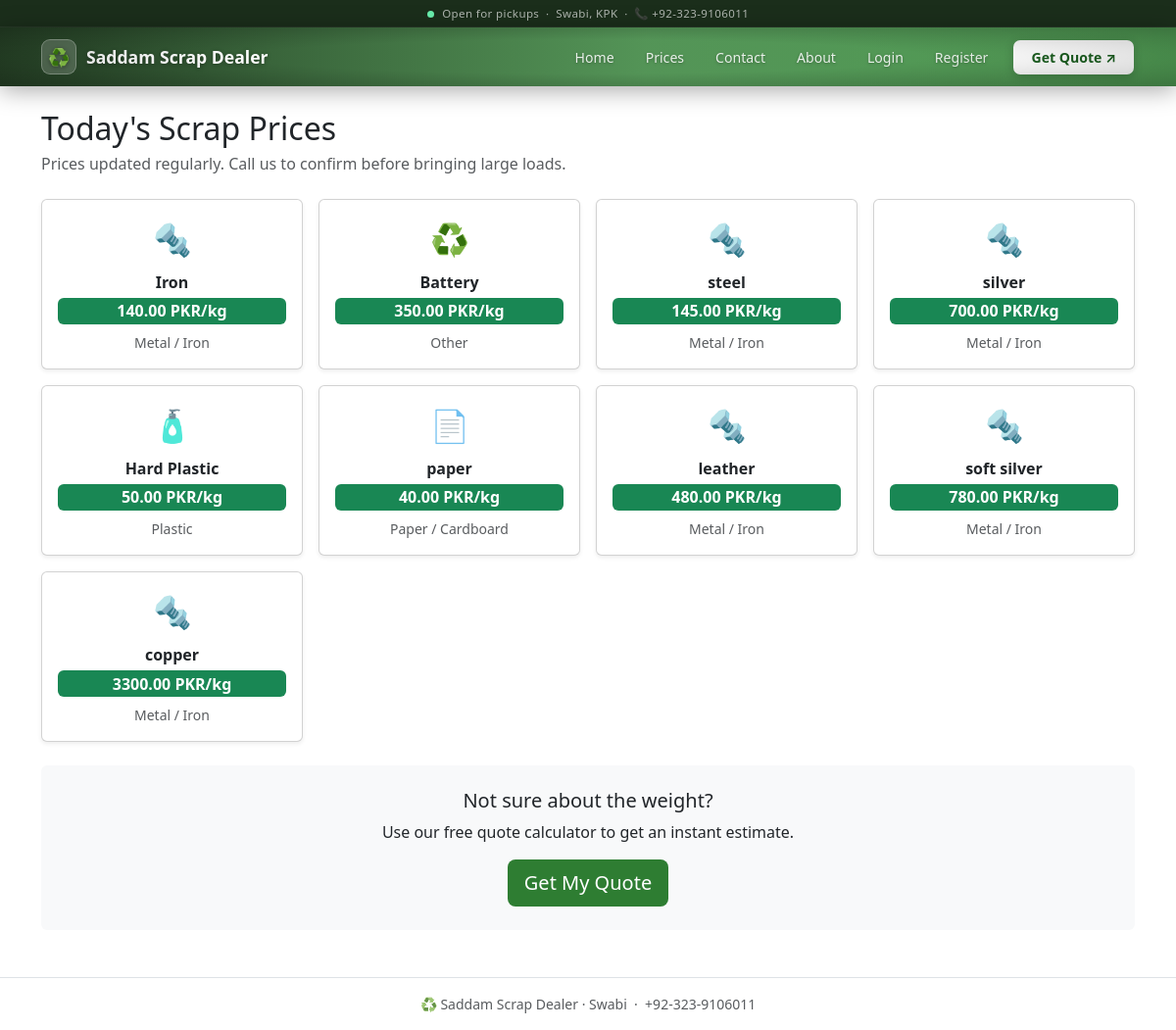
The app's page /prices/ with its own data.
### myapp/models.py (models this page shows, shortened)
class ScrapPrice(models.Model):
    material = models.CharField(max_length=100)
    scrap_type = models.CharField(max_length=20, choices=SCRAP_TYPES)
    price_per_kg = models.DecimalField(max_digits=8, decimal_places=2)
    unit = models.CharField(max_length=20, default='PKR/kg')
    updated_at = models.DateTimeField(auto_now=True)

### myapp/views.py (the view)
# urls.py: path('prices/', views.prices, name='prices'),
def prices(request):
    prices = ScrapPrice.objects.all()
    return render(request, 'myapp/prices.html', {'prices': prices})

### templates/myapp/prices.html (shortened to what this page needs)
{% extends 'base.html' %}
{% block content %}
<h2 class="mb-1">Today's Scrap Prices</h2>
<p class="text-muted mb-4">Prices updated regularly. Call us to confirm before bringing large loads.</p>
<div class="row g-3">
  {% for p in prices %}
  <div class="col-6 col-md-4 col-lg-3">
    <div class="card h-100 text-center p-3 shadow-sm">
      <div style="font-size:2rem; margin-bottom:8px">
        {% if p.scrap_type == 'metal' %}🔩
        {% elif p.scrap_type == 'paper' %}📄
        {% elif p.scrap_type == 'electronics' %}💻
        {% elif p.scrap_type == 'plastic' %}🧴
        {% else %}♻{% endif %}
      </div>
      <div class="fw-bold mb-1">{{ p.material }}</div>
      <div class="badge bg-success fs-6 mb-2">{{ p.price_per_kg }} {{ p.unit }}</div>
      <div class="text-muted small">{{ p.get_scrap_type_display }}</div>
    </div>
  </div>
  {% endfor %}
</div>
<div class="mt-4 p-4 bg-light rounded text-center">
  <h5>Not sure about the weight?</h5>
  <p class="mb-3">Use our free quote calculator to get an instant estimate.</p>
  <a href="{% url 'get_quote' %}" class="btn btn-scrap btn-lg">Get My Quote</a>
</div>
{% endblock %}

### templates/base.html (style rules this page uses)
.btn-scrap { background: #2e7d32; color: white; }

### records on screen
ScrapPrice: material "Iron", price_per_kg "140.00", unit "PKR/kg", scrap_type "Metal / Iron"
ScrapPrice: material "Battery", price_per_kg "350.00", unit "PKR/kg", scrap_type "Other"
ScrapPrice: material "steel", price_per_kg "145.00", unit "PKR/kg", scrap_type "Metal / Iron"
ScrapPrice: material "silver", price_per_kg "700.00", unit "PKR/kg", scrap_type "Metal / Iron"
ScrapPrice: material "Hard Plastic", price_per_kg "50.00", unit "PKR/kg", scrap_type "Plastic"
ScrapPrice: material "paper", price_per_kg "40.00", unit "PKR/kg", scrap_type "Paper / Cardboard"
ScrapPrice: material "leather", price_per_kg "480.00", unit "PKR/kg", scrap_type "Metal / Iron"
ScrapPrice: material "soft silver", price_per_kg "780.00", unit "PKR/kg", scrap_type "Metal / Iron"
ScrapPrice: material "copper", price_per_kg "3300.00", unit "PKR/kg", scrap_type "Metal / Iron"
